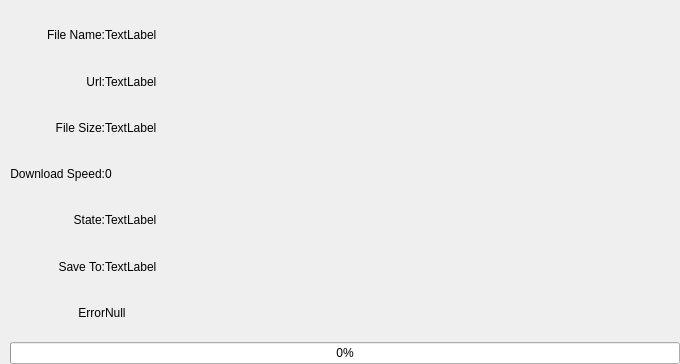
<?xml version="1.0" encoding="UTF-8"?>
<ui version="4.0">
 <class>Form</class>
 <widget class="QWidget" name="Form">
  <property name="geometry">
   <rect>
    <x>0</x>
    <y>0</y>
    <width>680</width>
    <height>364</height>
   </rect>
  </property>
  <property name="windowTitle">
   <string>Form</string>
  </property>
  <layout class="QGridLayout" name="gridLayout_2">
   <property name="leftMargin">
    <number>10</number>
   </property>
   <property name="topMargin">
    <number>12</number>
   </property>
   <property name="rightMargin">
    <number>0</number>
   </property>
   <property name="bottomMargin">
    <number>0</number>
   </property>
   <property name="horizontalSpacing">
    <number>7</number>
   </property>
   <item row="2" column="0">
    <layout class="QVBoxLayout" name="verticalLayout">
     <item>
      <widget class="QProgressBar" name="bigProgress">
       <property name="maximum">
        <number>100</number>
       </property>
       <property name="value">
        <number>0</number>
       </property>
       <property name="alignment">
        <set>Qt::AlignBottom|Qt::AlignLeading|Qt::AlignLeft</set>
       </property>
       <property name="orientation">
        <enum>Qt::Horizontal</enum>
       </property>
       <property name="textDirection">
        <enum>QProgressBar::BottomToTop</enum>
       </property>
       <property name="format">
        <string>%p%</string>
       </property>
      </widget>
     </item>
    </layout>
   </item>
   <item row="0" column="0">
    <layout class="QGridLayout" name="gridLayout">
     <item row="0" column="1">
      <widget class="QLabel" name="fileNameLabel">
       <property name="text">
        <string>TextLabel</string>
       </property>
      </widget>
     </item>
     <item row="5" column="1">
      <widget class="QLabel" name="saveLabel">
       <property name="text">
        <string>TextLabel</string>
       </property>
      </widget>
     </item>
     <item row="2" column="1">
      <widget class="QLabel" name="fileSizeLabel">
       <property name="text">
        <string>TextLabel</string>
       </property>
      </widget>
     </item>
     <item row="4" column="1">
      <widget class="QLabel" name="stateLabel">
       <property name="text">
        <string>TextLabel</string>
       </property>
      </widget>
     </item>
     <item row="0" column="0">
      <widget class="QLabel" name="label_1">
       <property name="text">
        <string>File Name:</string>
       </property>
       <property name="alignment">
        <set>Qt::AlignRight|Qt::AlignTrailing|Qt::AlignVCenter</set>
       </property>
      </widget>
     </item>
     <item row="3" column="0">
      <widget class="QLabel" name="label">
       <property name="text">
        <string>Download Speed:</string>
       </property>
       <property name="alignment">
        <set>Qt::AlignRight|Qt::AlignTrailing|Qt::AlignVCenter</set>
       </property>
      </widget>
     </item>
     <item row="1" column="1">
      <widget class="QLabel" name="urlLabel">
       <property name="text">
        <string>TextLabel</string>
       </property>
      </widget>
     </item>
     <item row="5" column="0">
      <widget class="QLabel" name="label_4">
       <property name="text">
        <string>Save To:</string>
       </property>
       <property name="alignment">
        <set>Qt::AlignRight|Qt::AlignTrailing|Qt::AlignVCenter</set>
       </property>
      </widget>
     </item>
     <item row="1" column="0">
      <widget class="QLabel" name="label_5">
       <property name="text">
        <string>Url:</string>
       </property>
       <property name="alignment">
        <set>Qt::AlignRight|Qt::AlignTrailing|Qt::AlignVCenter</set>
       </property>
      </widget>
     </item>
     <item row="2" column="0">
      <widget class="QLabel" name="label_2">
       <property name="text">
        <string>File Size:</string>
       </property>
       <property name="alignment">
        <set>Qt::AlignRight|Qt::AlignTrailing|Qt::AlignVCenter</set>
       </property>
      </widget>
     </item>
     <item row="3" column="1">
      <widget class="QLabel" name="speedLabel">
       <property name="text">
        <string>0</string>
       </property>
      </widget>
     </item>
     <item row="4" column="0">
      <widget class="QLabel" name="label_3">
       <property name="text">
        <string>State:</string>
       </property>
       <property name="alignment">
        <set>Qt::AlignRight|Qt::AlignTrailing|Qt::AlignVCenter</set>
       </property>
      </widget>
     </item>
     <item row="6" column="0">
      <widget class="QLabel" name="label_6">
       <property name="text">
        <string>Error</string>
       </property>
       <property name="alignment">
        <set>Qt::AlignRight|Qt::AlignTrailing|Qt::AlignVCenter</set>
       </property>
      </widget>
     </item>
     <item row="6" column="1">
      <widget class="QLabel" name="errorLabel">
       <property name="text">
        <string>Null</string>
       </property>
      </widget>
     </item>
     <item row="0" column="2" rowspan="7">
      <spacer name="horizontalSpacer">
       <property name="orientation">
        <enum>Qt::Horizontal</enum>
       </property>
       <property name="sizeHint" stdset="0">
        <size>
         <width>40</width>
         <height>20</height>
        </size>
       </property>
      </spacer>
     </item>
    </layout>
   </item>
  </layout>
 </widget>
 <resources/>
 <connections/>
</ui>
